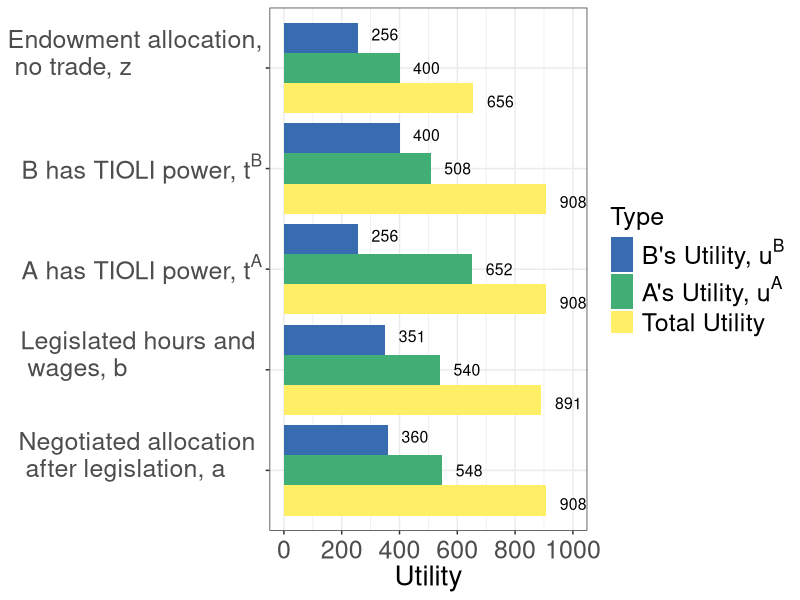
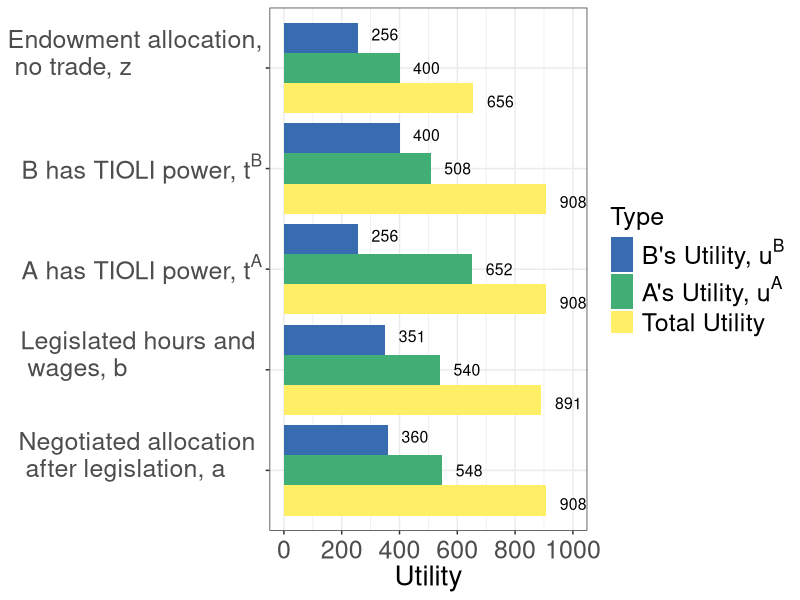

These charts were generated, in order, by the following R code:
library(tidyverse)
ua <- c(400, 652, 508, 540, 548)
ub <- c(256, 256, 400, 351, 360)
point <- c("z", "ta", "tb", "b", "a")
totalu <- c(656, 908, 908, 891, 908)
df <- tibble(point, ua, ub, totalu)
dfnar <- 
  df %>% 
  gather(type, Utility, -point) %>% 
  arrange(point)
xaxislabs <- c("a",  "b",  expression(paste(t^A)), expression(paste(t^B)), "z")
x1 <- c("Endowment allocation,\n no trade, z")
x2 <- c(expression(paste("A has TIOLI power, ", t^A)))
x3 <- c(expression(paste("B has TIOLI power, ", t^B)))
x5 <- c("Negotiated allocation \n after legislation, a")
dfplot <-
  dfnar %>%
  mutate(point = factor(point, levels = c("z", "ta", "tb", "b", "a")),
         type = factor(type, levels = c("ub","ua", "totalu")))

plot1 <- dfnar %>% 
  ggplot(aes(x = point, y = Utility)) +
  geom_bar(aes(group = type, fill = type), stat = "identity", position = position_dodge()) + 
  #geom_text(aes(x=point,y=Utility,label=Utility),vjust=90) + 
  #geom_text(aes(x = point, y = Utility, label = Utility)) +
  #scale_x_discrete(labels = xaxislabs) + 
  scale_x_discrete(labels=c("z" = x1, "ta" = x2,
                            "tb" = x3, "b" = "Legislated hours and \n wages, b", "a" = x5)) +
  scale_y_continuous(breaks = seq(0,1000,200),
                   labels = seq(0,1000,200),
                   limits = c(0,1000)) +
  scale_fill_manual(values=c("#386cb0","#41AE76","#FFEF66"), 
                    name = "Type",
                    breaks = c("ub", "ua", "totalu"), 
                    labels = c(expression(paste("B's Utility, ", u^B)), expression(paste("A's Utility, ", u^A)), paste("Total Utility")))+
  #xlab("Point in the Edgeworth Box") + 
  theme_bw() +
  theme(legend.position = "right",
        legend.text.align = 0,
        axis.title = element_text(size = 20),
        axis.title.y = element_blank(),
        axis.text.y = element_text(size = 18),
        #legend.title = element_text(size = 16),
        legend.text = element_text(size = 18),
        legend.title = element_text(size = 18),
        axis.text.x  = element_text(vjust = 0.5, size = 18)) + 
  geom_text(
    aes(x = point, y = Utility, label = Utility, group = type), 
    hjust = -0.5, size = 4,
    position = position_dodge(width = 1),
    inherit.aes = TRUE
  ) + 
  coord_flip() 
plot1 



ggsave("property/unions_bargraph.pdf", plot1, width = 10, height = 7)

# scale_fill_discrete(name = "", 
#                     breaks = c("ua", "ub", "totalu"), 
#                     labels = c(expression(paste("A's Utility, ", u^A)), expression(paste("B's Utility, ",u^B), "Total Utility"))
# ) +
#   scale_color_discrete(name = "", 
#                        breaks = c("ua", "ub", "totalu"), 
#                        labels = c(expression(paste("A's Utility, ", u^A)), expression(paste("B's Utility, ",u^B), "Total Utility"))
#   ) +
